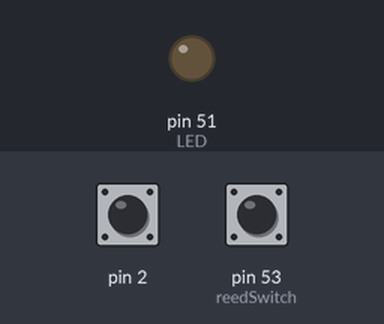
Bench run of a sketch on a simulated Arduino Mega 2560, built with avr-gcc and run on an emulated ATmega2560. Parts: output pins drawn as LEDs (lit = HIGH). The test bench sets the inputs (shaded band); at power-on: pin 2 HIGH, pin 53 (reedSwitch) LOW.

Above: at 1.2 s.
1.3 s: pin 2 pulsed LOW 5 times (0.12 s each, 0.3 s apart)
At 2.5 s:
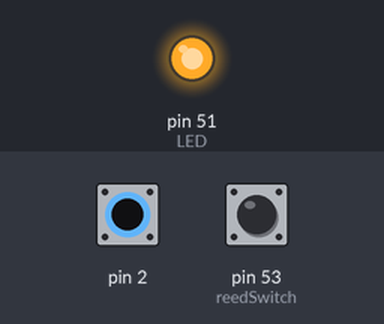
Timing chart, 0 to 4.3 s (numbered marks = the images above; inputs shaded):
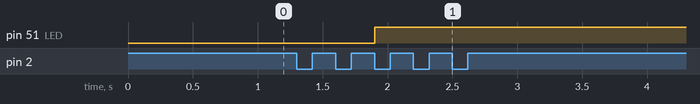

Measured:
- after the input at 1.3 s, pin 51 (LED): LOW → HIGH after 0.60 s

The sketch:

reed.ino
```cpp
int reedSwitch = 53,LED=51;
void isr1(){
digitalWrite(LED,HIGH);
}
void isr2(){
digitalWrite(LED,LOW);
}
void setup() {
pinMode(reedSwitch,INPUT);
pinMode(LED,OUTPUT);
}
void loop() {
int s = digitalRead(reedSwitch);
attachInterrupt(s,isr1,FALLING);
attachInterrupt(s,isr2,RISING);
}
```
